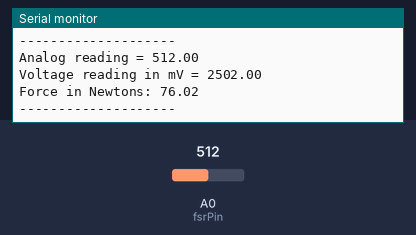
A sketch run on a simulated Arduino Uno, built with avr-gcc and run on an emulated ATmega328P. Parts: the last lines printed to the serial monitor. The inputs (shaded band) are chosen by the test bench; at power-on: A0 (fsrPin) = 512.

Above: at 1.8 s.
1.9 s: A0 (fsrPin) set to 0
At 2.9 s:
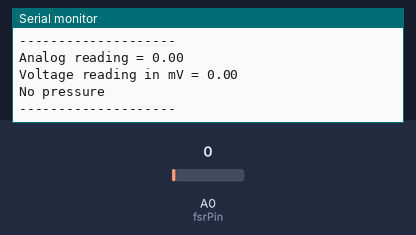
4.6 s: A0 (fsrPin) set to 122
At 6.0 s:
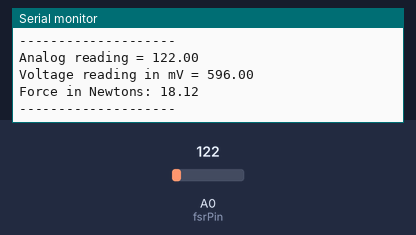
Timing chart, 0 to 7.6 s (numbered marks = the images above; inputs shaded):
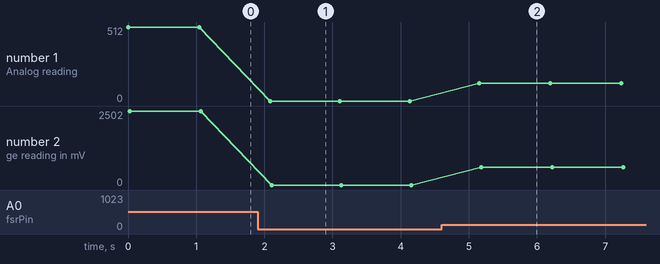

Measured:
- after the input at 1.9 s, the serial monitor: prints a new line after 0.18 s (image 1)
- after the input at 4.6 s, the serial monitor: prints a new line after 0.56 s (image 2)
- plotted number 1: 512 → 0 after the input at 1.9 s, 0 → 122 after the input at 4.6 s
- plotted number 2: 2502 → 0 after the input at 1.9 s, 0 → 596 after the input at 4.6 s

The sketch:

FSR_ArduinoCode.ino
```cpp
/* FSR testing sketch.

Connect one end of FSR to power, the other end to Analog 0.
Then connect one end of a 10K resistor from Analog 0 to ground

For more information see www.ladyada.net/learn/sensors/fsr.html */

int fsrPin = 0;     // the FSR and 10K pulldown are connected to a0
float fsrReading;     // the analog reading from the FSR resistor divider
float fsrVoltage;     // the analog reading converted to voltage
unsigned long fsrResistance;  // The voltage converted to resistance, can be very big so make "long"
unsigned long fsrConductance;
long fsrForce;       // Finally, the resistance converted to force

#define aValue1 0
#define aValue2 33
#define forceValue1 0
#define forceValue2 4.9

void setup(void) {
  Serial.begin(9600);   // We'll send debugging information via the Serial monitor
}

float mapfloat(float x, float in_min, float in_max, float out_min, float out_max)
{
  return (x - in_min) * (out_max - out_min) / (in_max - in_min) + out_min;
}

void loop(void) {
  float fsrReading;
  fsrReading = analogRead(fsrPin);
  Serial.print("Analog reading = ");
  Serial.println(fsrReading);

  // analog voltage reading ranges from about 0 to 1023 which maps to 0V to 5V (= 5000mV)
  fsrVoltage = map(fsrReading, 0, 1023, 0, 5000);
  Serial.print("Voltage reading in mV = ");
  Serial.println(fsrVoltage);

  if (fsrVoltage == 0) {
    Serial.println("No pressure");
  } else {
    float forceValue;
    forceValue = mapfloat(fsrReading, aValue1, aValue2, forceValue1, forceValue2);

    Serial.print("Force in Newtons: ");
    Serial.println(forceValue);

    /*
    // The voltage = Vcc * R / (R + FSR) where R = 10K and Vcc = 5V
    // so FSR = ((Vcc - V) * R) / V        yay math!
    fsrResistance = 5000 - fsrVoltage;     // fsrVoltage is in millivolts so 5V = 5000mV
    fsrResistance *= 10000;                // 10K resistor
    fsrResistance /= fsrVoltage;
    Serial.print("FSR resistance in ohms = ");
    Serial.println(fsrResistance);

    fsrConductance = 1000000;           // we measure in micromhos so
    fsrConductance /= fsrResistance;
    Serial.print("Conductance in microMhos: ");
    Serial.println(fsrConductance);

    // Use the two FSR guide graphs to approximate the force
    if (fsrConductance <= 1000) {
      fsrForce = fsrConductance / 80;
      Serial.print("Force in Newtons: ");
      Serial.println(fsrForce);
    } else {
      fsrForce = fsrConductance - 1000;
      fsrForce /= 30;
      Serial.print("Force in Newtons: ");
      Serial.println(fsrForce);
    }
    */
  }
  Serial.println("--------------------");
  delay(1000);
}
```
